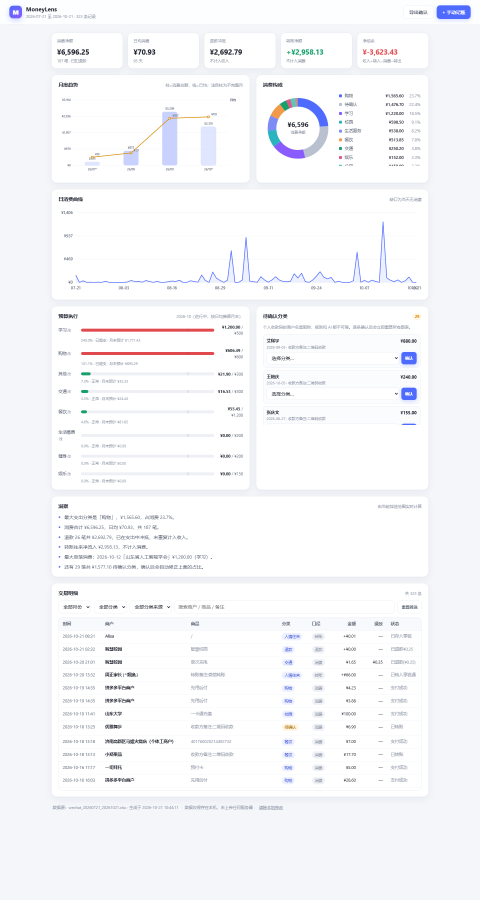
#> input picture reports/ui.png, 1440 x 2700 px, found by its file name (shown at 1/3 size)
$ python check_render.py
#> lines starting #> are read from the running program, lines starting #| are printed output that depends on the picture
# -*- coding: utf-8 -*-
"""对渲染截图做基本体检：尺寸、颜色丰富度、分带内容密度、主色出现次数。"""
from collections import Counter
from pathlib import Path

from PIL import Image

img = Image.open(Path("reports/ui.png")).convert("RGB")
#> img is the input picture: PIL image 1440x2700 RGB; mean R, G, B 246.5, 247.3, 250
w, h = img.size
#> w = 1440; h = 2700
print("size:", w, h)
#| size: 1440 2700

colors = Counter(img.getdata())
#> colors = 3617 items
print("distinct colors:", len(colors))
#| distinct colors: 3617
print("top colors:", colors.most_common(8))
#> (printed output is left out)

# 每个横向条带里非背景像素的比例，用来判断内容是否分布到整页
bg = (244, 246, 250)
bands = 18
for i in range(bands):
    top, bottom = h * i // bands, h * (i + 1) // bands
    crop = img.crop((0, top, w, bottom))
    total = crop.size[0] * crop.size[1]
    non_bg = sum(1 for px in crop.getdata() if abs(px[0] - bg[0]) + abs(px[1] - bg[1]) + abs(px[2] - bg[2]) > 12)
    print(f"band {i:>2} y={top:>5}-{bottom:<5} content={non_bg / total * 100:5.1f}%")
#> this loop made 18 passes
#> non_bg on passes 1 to 12: 161884, 165242, 168037, 168360, 167846, 169850, 168442, 168831, 170032, 168792, 170131, 169451
#| band  0 y=    0-150   content= 74.9%
#| band  1 y=  150-300   content= 76.5%
#| band  2 y=  300-450   content= 77.8%
#| band  3 y=  450-600   content= 77.9%
#| band  4 y=  600-750   content= 77.7%
#| band  5 y=  750-900   content= 78.6%
#| band  6 y=  900-1050  content= 78.0%
#| band  7 y= 1050-1200  content= 78.2%
#> (further printed lines are left out)
#> pass 1, `crop = img.crop((0, top, w, bottom))`:
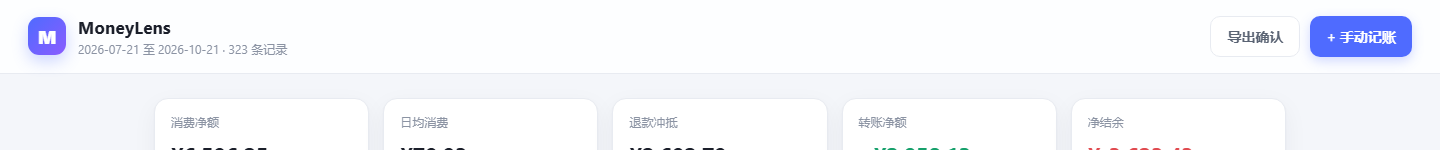
#> crop: PIL image 1440x150 RGB; mean R, G, B 244.8, 246.3, 251.6
#> pass 2, `crop = img.crop((0, top, w, bottom))`:
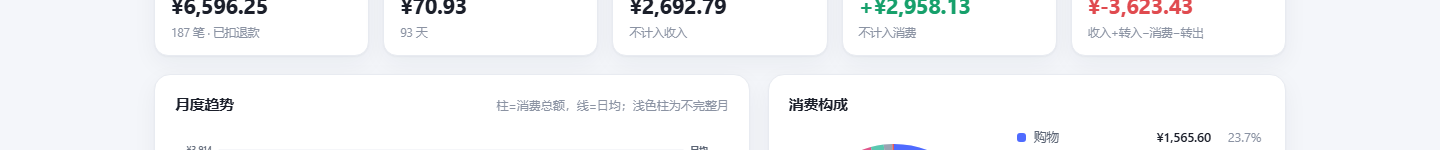
#> crop: PIL image 1440x150 RGB; mean R, G, B 245.1, 246, 247.8
#> pass 3, `crop = img.crop((0, top, w, bottom))`:
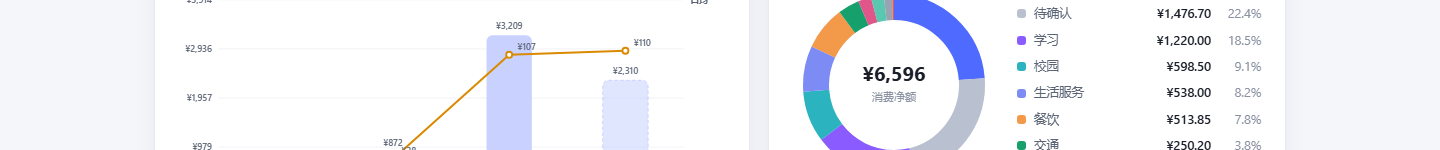
#> crop: PIL image 1440x150 RGB; mean R, G, B 241.2, 242.8, 247.9

# 关键色出现次数：主色蓝、绿、琥珀、红
targets = {"accent": (79, 107, 255), "green": (22, 160, 107), "amber": (217, 138, 0), "red": (224, 74, 79)}
for name, rgb in targets.items():
    count = sum(1 for px in img.getdata() if abs(px[0] - rgb[0]) < 18 and abs(px[1] - rgb[1]) < 18 and abs(px[2] - rgb[2]) < 18)
    print(f"{name}: {count} px")
#> this loop made 4 passes
#> count on passes 1 to 4: 12682, 1592, 539, 7635
#| accent: 12682 px
#| green: 1592 px
#| amber: 539 px
#| red: 7635 px

$ run again, with reports/ui2.png copied over reports/ui.png
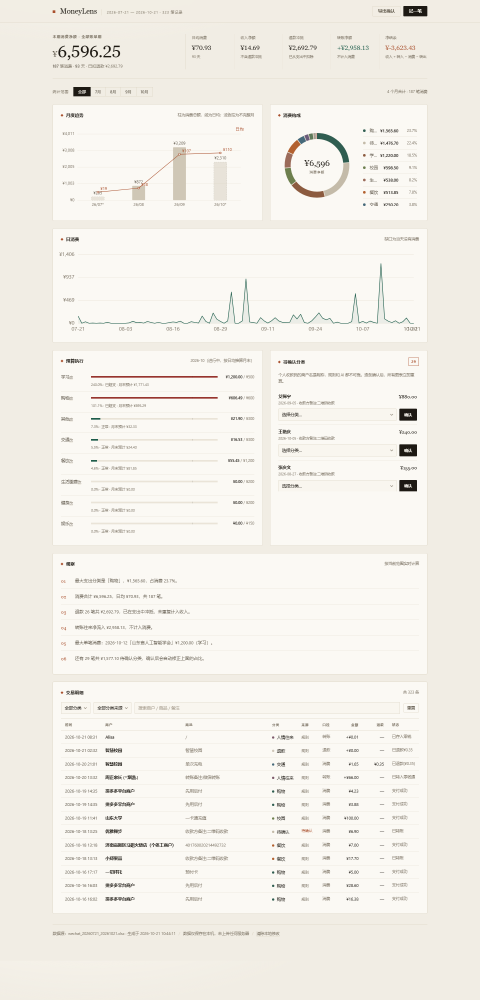
#> input picture reports/ui2.png, 1440 x 3000 px, found by its file name (shown at 1/3 size)
#> img is the input picture: PIL image 1440x3000 RGB; mean R, G, B 243.3, 240.3, 233.3
#| size: 1440 3000
#> colors = 3866 items
#| distinct colors: 3866
#> (printed output is left out)
#> the loop `for i in range(bands):` made 18 passes
#> non_bg on passes 1 to 8: 239040, 240480, 240477, 239040, 240480, 240465, 239040, 240480
#> (printed output is left out)
#> pass 1, `crop = img.crop((0, top, w, bottom))`:
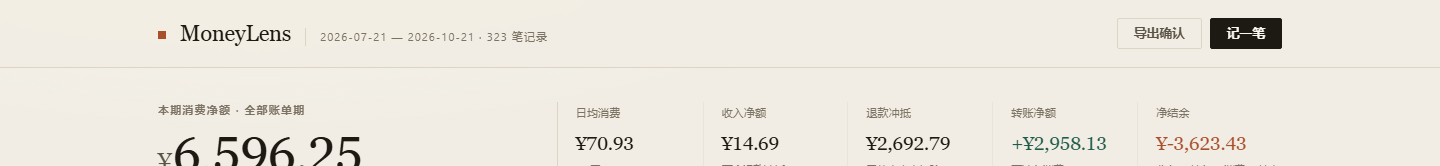
#> crop: PIL image 1440x166 RGB; mean R, G, B 235.5, 231.1, 221.9
#> pass 3, `crop = img.crop((0, top, w, bottom))`:
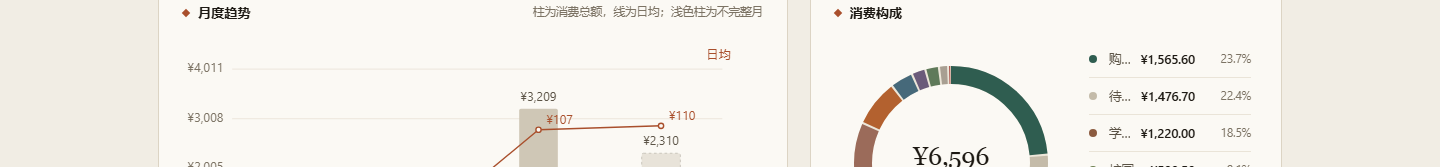
#> crop: PIL image 1440x167 RGB; mean R, G, B 242.2, 239.5, 233
#> the loop `for name, rgb in targets.items():` made 4 passes
#| accent: 0 px
#| green: 0 px
#| amber: 0 px
#| red: 0 px
